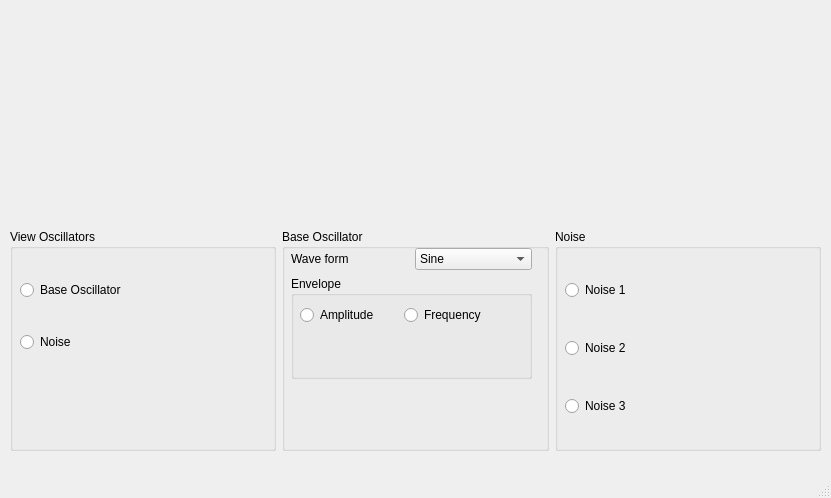
<?xml version="1.0" encoding="UTF-8"?>
<ui version="4.0">
 <class>MainWindow</class>
 <widget class="QMainWindow" name="MainWindow">
  <property name="geometry">
   <rect>
    <x>0</x>
    <y>0</y>
    <width>831</width>
    <height>498</height>
   </rect>
  </property>
  <property name="windowTitle">
   <string>MainWindow</string>
  </property>
  <widget class="QWidget" name="centralwidget">
   <widget class="QWidget" name="verticalLayoutWidget">
    <property name="geometry">
     <rect>
      <x>10</x>
      <y>0</y>
      <width>811</width>
      <height>451</height>
     </rect>
    </property>
    <layout class="QVBoxLayout" name="verticalLayout">
     <property name="sizeConstraint">
      <enum>QLayout::SetDefaultConstraint</enum>
     </property>
     <item>
      <widget class="QWidget" name="widget" native="true"/>
     </item>
     <item>
      <layout class="QHBoxLayout" name="horizontalLayout" stretch="0,0,0">
       <property name="sizeConstraint">
        <enum>QLayout::SetDefaultConstraint</enum>
       </property>
       <item>
        <widget class="QGroupBox" name="groupBox_3">
         <property name="title">
          <string>View Oscillators</string>
         </property>
         <widget class="QWidget" name="gridLayoutWidget">
          <property name="geometry">
           <rect>
            <x>0</x>
            <y>20</y>
            <width>216</width>
            <height>131</height>
           </rect>
          </property>
          <layout class="QGridLayout" name="gridLayout">
           <property name="leftMargin">
            <number>10</number>
           </property>
           <property name="topMargin">
            <number>5</number>
           </property>
           <item row="0" column="0">
            <widget class="QRadioButton" name="radioButton_2">
             <property name="text">
              <string>Base Oscillator</string>
             </property>
            </widget>
           </item>
           <item row="1" column="0">
            <widget class="QRadioButton" name="radioButton">
             <property name="text">
              <string>Noise</string>
             </property>
            </widget>
           </item>
          </layout>
         </widget>
        </widget>
       </item>
       <item>
        <widget class="QGroupBox" name="groupBox">
         <property name="title">
          <string>Base Oscillator</string>
         </property>
         <widget class="QWidget" name="gridLayoutWidget_2">
          <property name="geometry">
           <rect>
            <x>-1</x>
            <y>19</y>
            <width>251</width>
            <height>131</height>
           </rect>
          </property>
          <layout class="QGridLayout" name="gridLayout_2">
           <property name="leftMargin">
            <number>10</number>
           </property>
           <item row="1" column="0">
            <widget class="QGroupBox" name="groupBox_4">
             <property name="title">
              <string>Envelope</string>
             </property>
             <widget class="QWidget" name="horizontalLayoutWidget_3">
              <property name="geometry">
               <rect>
                <x>-1</x>
                <y>19</y>
                <width>212</width>
                <height>41</height>
               </rect>
              </property>
              <layout class="QHBoxLayout" name="horizontalLayout_4">
               <property name="leftMargin">
                <number>10</number>
               </property>
               <item>
                <widget class="QRadioButton" name="radioButton_4">
                 <property name="text">
                  <string>Amplitude</string>
                 </property>
                </widget>
               </item>
               <item>
                <widget class="QRadioButton" name="radioButton_3">
                 <property name="text">
                  <string>Frequency</string>
                 </property>
                </widget>
               </item>
              </layout>
             </widget>
            </widget>
           </item>
           <item row="0" column="0">
            <layout class="QHBoxLayout" name="horizontalLayout_2">
             <item>
              <widget class="QLabel" name="label">
               <property name="text">
                <string>Wave form</string>
               </property>
              </widget>
             </item>
             <item>
              <widget class="QComboBox" name="comboBox">
               <item>
                <property name="text">
                 <string>Sine</string>
                </property>
               </item>
               <item>
                <property name="text">
                 <string>Sqare</string>
                </property>
               </item>
               <item>
                <property name="text">
                 <string>Sawtooth</string>
                </property>
               </item>
               <item>
                <property name="text">
                 <string>Saw</string>
                </property>
               </item>
              </widget>
             </item>
            </layout>
           </item>
          </layout>
         </widget>
        </widget>
       </item>
       <item>
        <widget class="QGroupBox" name="groupBox_2">
         <property name="title">
          <string>Noise</string>
         </property>
         <widget class="QWidget" name="verticalLayoutWidget_2">
          <property name="geometry">
           <rect>
            <x>0</x>
            <y>19</y>
            <width>271</width>
            <height>201</height>
           </rect>
          </property>
          <layout class="QVBoxLayout" name="verticalLayout_2">
           <property name="leftMargin">
            <number>10</number>
           </property>
           <item>
            <widget class="QRadioButton" name="radioButton_7">
             <property name="text">
              <string>Noise 1</string>
             </property>
            </widget>
           </item>
           <item>
            <widget class="QRadioButton" name="radioButton_6">
             <property name="text">
              <string>Noise 2</string>
             </property>
            </widget>
           </item>
           <item>
            <widget class="QRadioButton" name="radioButton_5">
             <property name="text">
              <string>Noise 3</string>
             </property>
            </widget>
           </item>
          </layout>
         </widget>
        </widget>
       </item>
      </layout>
     </item>
    </layout>
   </widget>
  </widget>
  <widget class="QMenuBar" name="menubar">
   <property name="geometry">
    <rect>
     <x>0</x>
     <y>0</y>
     <width>831</width>
     <height>19</height>
    </rect>
   </property>
  </widget>
  <widget class="QStatusBar" name="statusbar"/>
 </widget>
 <resources/>
 <connections/>
</ui>
